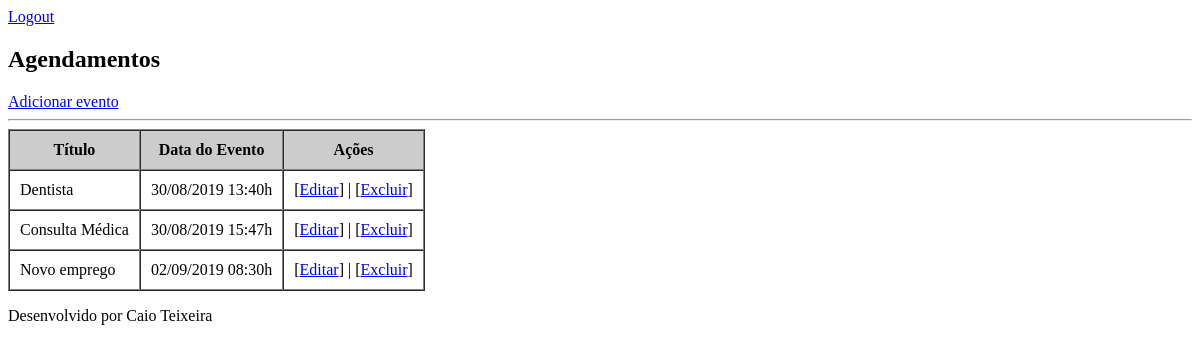
The app's page /agenda/ (signed in), older data.
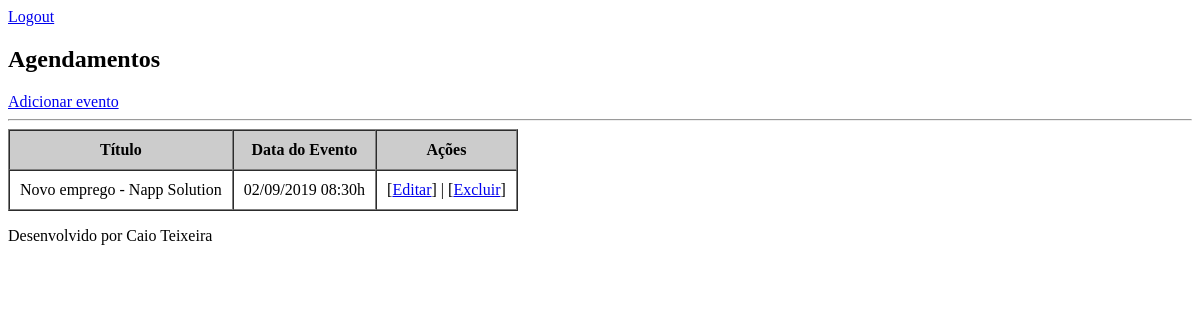
The same page, newer data.
### core/models.py (models this page shows, shortened)
class Event(models.Model):
    title = models.CharField(max_length=100)
    description = models.TextField(blank=True, null=True)
    event_date = models.DateTimeField()
    created_date = models.DateTimeField(auto_now=True)
    local = models.CharField(max_length=100, null=True, blank=True)
    user = models.ForeignKey(User, on_delete=models.CASCADE)
    class Meta:
        db_table = 'event'
    def get_event_date(self):
        return self.event_date.strftime('%d/%m/%Y %H:%Mh')

### core/views.py (the view)
# urls.py: path('agenda/', views.event_list),
@login_required(login_url='/login/')
def event_list(request):
    user = request.user
    events = Event.objects.filter(user=user) # Filtra os resultados de acordo com o parâmetro
    data = {'events': events}
    return render(request, 'agenda.html', data)

### template/agenda.html
{% extends "page.html" %}
{% block content %}
    <h2>Agendamentos</h2>
    <a href="event/">Adicionar evento</a>
    <hr>
    {% if events %}
        <table border="1" cellpadding="10" cellspacing="0">
            <tr style="background-color: #CCC">
                <th>Título</th>
                <th>Data do Evento</th>
                <th>Ações</th>
            </tr>
            {% for event in events %}
                <tr>
                    <td>{{ event.title }}</td>
                    <td>{{ event.get_event_date }}</td>
                    <td>[<a href="event/?id={{ event.id }}">Editar</a>] | [<a href="event/delete/{{ event.id }}">Excluir</a>]</td>
                </tr>
            {% endfor %}
        </table>
    {% else %}
        <h1>Não há eventos para serem mostrados</h1>
    {% endif %}
{% endblock %}

### template/page.html
<!DOCTYPE html>
<html lang="en">
<head>
    {% include "header.html" %}
</head>
<body>
    {% block content %} {% endblock %}
    {% include "footer.html" %}
</body>
</html>

### template/header.html (shortened to what this page needs)
<a href="/logout">Logout</a>

### template/footer.html
<p>Desenvolvido por Caio Teixeira</p>

Row changes from the older to the newer data that the page shows:
removed Event: title "Dentista", get_event_date "30/08/2019 13:40h"
removed Event: title "Consulta Médica", get_event_date "30/08/2019 15:47h"
removed Event: title "Novo emprego", get_event_date "02/09/2019 08:30h"
added Event: title "Novo emprego - Napp Solution", get_event_date "02/09/2019 08:30h"
